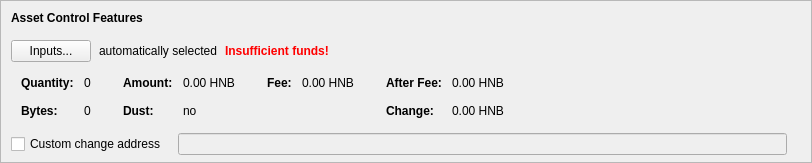
      <widget class="QFrame" name="frameAssetControl">
       <property name="sizePolicy">
        <sizepolicy hsizetype="Expanding" vsizetype="Fixed">
         <horstretch>0</horstretch>
         <verstretch>0</verstretch>
        </sizepolicy>
       </property>
       <property name="maximumSize">
        <size>
         <width>16777215</width>
         <height>16777215</height>
        </size>
       </property>
       <property name="frameShape">
        <enum>QFrame::StyledPanel</enum>
       </property>
       <property name="frameShadow">
        <enum>QFrame::Sunken</enum>
       </property>
       <layout class="QVBoxLayout" name="verticalLayoutAssetControl2">
        <property name="spacing">
         <number>0</number>
        </property>
        <property name="leftMargin">
         <number>0</number>
        </property>
        <property name="topMargin">
         <number>0</number>
        </property>
        <property name="rightMargin">
         <number>0</number>
        </property>
        <property name="bottomMargin">
         <number>6</number>
        </property>
        <item>
         <layout class="QVBoxLayout" name="verticalLayoutAssetControl" stretch="0,0,0,0,1">
          <property name="spacing">
           <number>0</number>
          </property>
          <property name="leftMargin">
           <number>10</number>
          </property>
          <property name="topMargin">
           <number>10</number>
          </property>
          <item>
           <layout class="QHBoxLayout" name="horizontalLayoutAssetControl1">
            <property name="bottomMargin">
             <number>15</number>
            </property>
            <item>
             <widget class="QLabel" name="labelAssetControlFeatures">
              <property name="sizePolicy">
               <sizepolicy hsizetype="Preferred" vsizetype="Maximum">
                <horstretch>0</horstretch>
                <verstretch>0</verstretch>
               </sizepolicy>
              </property>
              <property name="font">
               <font>
                <weight>75</weight>
                <bold>true</bold>
               </font>
              </property>
              <property name="styleSheet">
               <string notr="true">font-weight:bold;</string>
              </property>
              <property name="text">
               <string>Asset Control Features</string>
              </property>
             </widget>
            </item>
           </layout>
          </item>
          <item>
           <layout class="QHBoxLayout" name="horizontalLayoutAssetControl2" stretch="0,0,0,0">
            <property name="spacing">
             <number>8</number>
            </property>
            <property name="bottomMargin">
             <number>10</number>
            </property>
            <item>
             <widget class="QPushButton" name="pushButtonAssetControl">
              <property name="styleSheet">
               <string notr="true"/>
              </property>
              <property name="text">
               <string>Inputs...</string>
              </property>
              <property name="autoDefault">
               <bool>false</bool>
              </property>
             </widget>
            </item>
            <item>
             <widget class="QLabel" name="labelAssetControlAutomaticallySelected">
              <property name="text">
               <string>automatically selected</string>
              </property>
              <property name="margin">
               <number>5</number>
              </property>
             </widget>
            </item>
            <item>
             <widget class="QLabel" name="labelAssetControlInsuffFunds">
              <property name="font">
               <font>
                <weight>75</weight>
                <bold>true</bold>
               </font>
              </property>
              <property name="styleSheet">
               <string notr="true">color:red;font-weight:bold;</string>
              </property>
              <property name="text">
               <string>Insufficient funds!</string>
              </property>
              <property name="margin">
               <number>5</number>
              </property>
             </widget>
            </item>
            <item>
             <spacer name="horizontalSpacerAssetControl">
              <property name="orientation">
               <enum>Qt::Horizontal</enum>
              </property>
              <property name="sizeHint" stdset="0">
               <size>
                <width>40</width>
                <height>1</height>
               </size>
              </property>
             </spacer>
            </item>
           </layout>
          </item>
          <item>
           <widget class="QWidget" name="widgetAssetControl" native="true">
            <property name="sizePolicy">
             <sizepolicy hsizetype="Preferred" vsizetype="Preferred">
              <horstretch>0</horstretch>
              <verstretch>0</verstretch>
             </sizepolicy>
            </property>
            <property name="minimumSize">
             <size>
              <width>0</width>
              <height>0</height>
             </size>
            </property>
            <property name="styleSheet">
             <string notr="true"/>
            </property>
            <layout class="QHBoxLayout" name="horizontalLayoutAssetControl5">
             <property name="leftMargin">
              <number>0</number>
             </property>
             <property name="topMargin">
              <number>0</number>
             </property>
             <property name="rightMargin">
              <number>0</number>
             </property>
             <property name="bottomMargin">
              <number>0</number>
             </property>
             <item>
              <layout class="QHBoxLayout" name="horizontalLayoutAssetControl3" stretch="0,0,0,1">
               <property name="spacing">
                <number>20</number>
               </property>
               <property name="topMargin">
                <number>0</number>
               </property>
               <property name="bottomMargin">
                <number>10</number>
               </property>
               <item>
                <layout class="QFormLayout" name="formLayoutAssetControl1">
                 <property name="horizontalSpacing">
                  <number>10</number>
                 </property>
                 <property name="verticalSpacing">
                  <number>14</number>
                 </property>
                 <property name="leftMargin">
                  <number>10</number>
                 </property>
                 <property name="topMargin">
                  <number>4</number>
                 </property>
                 <property name="rightMargin">
                  <number>6</number>
                 </property>
                 <item row="0" column="0">
                  <widget class="QLabel" name="labelAssetControlQuantityText">
                   <property name="font">
                    <font>
                     <weight>75</weight>
                     <bold>true</bold>
                    </font>
                   </property>
                   <property name="text">
                    <string>Quantity:</string>
                   </property>
                   <property name="margin">
                    <number>0</number>
                   </property>
                  </widget>
                 </item>
                 <item row="0" column="1">
                  <widget class="QLabel" name="labelAssetControlQuantity">
                   <property name="cursor">
                    <cursorShape>IBeamCursor</cursorShape>
                   </property>
                   <property name="contextMenuPolicy">
                    <enum>Qt::ActionsContextMenu</enum>
                   </property>
                   <property name="text">
                    <string notr="true">0</string>
                   </property>
                   <property name="margin">
                    <number>0</number>
                   </property>
                   <property name="textInteractionFlags">
                    <set>Qt::LinksAccessibleByMouse|Qt::TextSelectableByKeyboard|Qt::TextSelectableByMouse</set>
                   </property>
                  </widget>
                 </item>
                 <item row="1" column="0">
                  <widget class="QLabel" name="labelAssetControlBytesText">
                   <property name="font">
                    <font>
                     <weight>75</weight>
                     <bold>true</bold>
                    </font>
                   </property>
                   <property name="text">
                    <string>Bytes:</string>
                   </property>
                  </widget>
                 </item>
                 <item row="1" column="1">
                  <widget class="QLabel" name="labelAssetControlBytes">
                   <property name="cursor">
                    <cursorShape>IBeamCursor</cursorShape>
                   </property>
                   <property name="contextMenuPolicy">
                    <enum>Qt::ActionsContextMenu</enum>
                   </property>
                   <property name="text">
                    <string notr="true">0</string>
                   </property>
                   <property name="textInteractionFlags">
                    <set>Qt::LinksAccessibleByMouse|Qt::TextSelectableByKeyboard|Qt::TextSelectableByMouse</set>
                   </property>
                  </widget>
                 </item>
                </layout>
               </item>
               <item>
                <layout class="QFormLayout" name="formLayoutAssetControl2">
                 <property name="horizontalSpacing">
                  <number>10</number>
                 </property>
                 <property name="verticalSpacing">
                  <number>14</number>
                 </property>
                 <property name="leftMargin">
                  <number>6</number>
                 </property>
                 <property name="topMargin">
                  <number>4</number>
                 </property>
                 <property name="rightMargin">
                  <number>6</number>
                 </property>
                 <item row="0" column="0">
                  <widget class="QLabel" name="labelAssetControlAmountText">
                   <property name="font">
                    <font>
                     <weight>75</weight>
                     <bold>true</bold>
                    </font>
                   </property>
                   <property name="text">
                    <string>Amount:</string>
                   </property>
                   <property name="margin">
                    <number>0</number>
                   </property>
                  </widget>
                 </item>
                 <item row="0" column="1">
                  <widget class="QLabel" name="labelAssetControlAmount">
                   <property name="cursor">
                    <cursorShape>IBeamCursor</cursorShape>
                   </property>
                   <property name="contextMenuPolicy">
                    <enum>Qt::ActionsContextMenu</enum>
                   </property>
                   <property name="text">
                    <string notr="true">0.00 HNB</string>
                   </property>
                   <property name="textInteractionFlags">
                    <set>Qt::LinksAccessibleByMouse|Qt::TextSelectableByKeyboard|Qt::TextSelectableByMouse</set>
                   </property>
                  </widget>
                 </item>
                 <item row="1" column="0">
                  <widget class="QLabel" name="labelAssetControlLowOutputText">
                   <property name="font">
                    <font>
                     <weight>75</weight>
                     <bold>true</bold>
                    </font>
                   </property>
                   <property name="text">
                    <string>Dust:</string>
                   </property>
                  </widget>
                 </item>
                 <item row="1" column="1">
                  <widget class="QLabel" name="labelAssetControlLowOutput">
                   <property name="cursor">
                    <cursorShape>IBeamCursor</cursorShape>
                   </property>
                   <property name="contextMenuPolicy">
                    <enum>Qt::ActionsContextMenu</enum>
                   </property>
                   <property name="text">
                    <string notr="true">no</string>
                   </property>
                   <property name="textInteractionFlags">
                    <set>Qt::LinksAccessibleByMouse|Qt::TextSelectableByKeyboard|Qt::TextSelectableByMouse</set>
                   </property>
                  </widget>
                 </item>
                </layout>
               </item>
               <item>
                <layout class="QFormLayout" name="formLayoutAssetControl3">
                 <property name="horizontalSpacing">
                  <number>10</number>
                 </property>
                 <property name="verticalSpacing">
                  <number>14</number>
                 </property>
                 <property name="leftMargin">
                  <number>6</number>
                 </property>
                 <property name="topMargin">
                  <number>4</number>
                 </property>
                 <property name="rightMargin">
                  <number>6</number>
                 </property>
                 <item row="0" column="0">
                  <widget class="QLabel" name="labelAssetControlFeeText">
                   <property name="font">
                    <font>
                     <weight>75</weight>
                     <bold>true</bold>
                    </font>
                   </property>
                   <property name="text">
                    <string>Fee:</string>
                   </property>
                   <property name="margin">
                    <number>0</number>
                   </property>
                  </widget>
                 </item>
                 <item row="0" column="1">
                  <widget class="QLabel" name="labelAssetControlFee">
                   <property name="cursor">
                    <cursorShape>IBeamCursor</cursorShape>
                   </property>
                   <property name="contextMenuPolicy">
                    <enum>Qt::ActionsContextMenu</enum>
                   </property>
                   <property name="text">
                    <string notr="true">0.00 HNB</string>
                   </property>
                   <property name="textInteractionFlags">
                    <set>Qt::LinksAccessibleByMouse|Qt::TextSelectableByKeyboard|Qt::TextSelectableByMouse</set>
                   </property>
                  </widget>
                 </item>
                </layout>
               </item>
               <item>
                <layout class="QFormLayout" name="formLayoutAssetControl4">
                 <property name="horizontalSpacing">
                  <number>10</number>
                 </property>
                 <property name="verticalSpacing">
                  <number>14</number>
                 </property>
                 <property name="leftMargin">
                  <number>6</number>
                 </property>
                 <property name="topMargin">
                  <number>4</number>
                 </property>
                 <property name="rightMargin">
                  <number>6</number>
                 </property>
                 <item row="0" column="0">
                  <widget class="QLabel" name="labelAssetControlAfterFeeText">
                   <property name="font">
                    <font>
                     <weight>75</weight>
                     <bold>true</bold>
                    </font>
                   </property>
                   <property name="text">
                    <string>After Fee:</string>
                   </property>
                   <property name="margin">
                    <number>0</number>
                   </property>
                  </widget>
                 </item>
                 <item row="0" column="1">
                  <widget class="QLabel" name="labelAssetControlAfterFee">
                   <property name="cursor">
                    <cursorShape>IBeamCursor</cursorShape>
                   </property>
                   <property name="contextMenuPolicy">
                    <enum>Qt::ActionsContextMenu</enum>
                   </property>
                   <property name="text">
                    <string notr="true">0.00 HNB</string>
                   </property>
                   <property name="textInteractionFlags">
                    <set>Qt::LinksAccessibleByMouse|Qt::TextSelectableByKeyboard|Qt::TextSelectableByMouse</set>
                   </property>
                  </widget>
                 </item>
                 <item row="1" column="0">
                  <widget class="QLabel" name="labelAssetControlChangeText">
                   <property name="font">
                    <font>
                     <weight>75</weight>
                     <bold>true</bold>
                    </font>
                   </property>
                   <property name="text">
                    <string>Change:</string>
                   </property>
                  </widget>
                 </item>
                 <item row="1" column="1">
                  <widget class="QLabel" name="labelAssetControlChange">
                   <property name="cursor">
                    <cursorShape>IBeamCursor</cursorShape>
                   </property>
                   <property name="contextMenuPolicy">
                    <enum>Qt::ActionsContextMenu</enum>
                   </property>
                   <property name="text">
                    <string notr="true">0.00 HNB</string>
                   </property>
                   <property name="textInteractionFlags">
                    <set>Qt::LinksAccessibleByMouse|Qt::TextSelectableByKeyboard|Qt::TextSelectableByMouse</set>
                   </property>
                  </widget>
                 </item>
                </layout>
               </item>
              </layout>
             </item>
            </layout>
           </widget>
          </item>
          <item>
           <layout class="QHBoxLayout" name="horizontalLayoutAssetControl4" stretch="0,0,0">
            <property name="spacing">
             <number>12</number>
            </property>
            <property name="sizeConstraint">
             <enum>QLayout::SetDefaultConstraint</enum>
            </property>
            <property name="topMargin">
             <number>5</number>
            </property>
            <property name="rightMargin">
             <number>5</number>
            </property>
            <item>
             <widget class="QCheckBox" name="checkBoxAssetControlChange">
              <property name="toolTip">
               <string>If this is activated, but the change address is empty or invalid, change will be sent to a newly generated address.</string>
              </property>
              <property name="text">
               <string>Custom change address</string>
              </property>
             </widget>
            </item>
            <item>
             <widget class="QValidatedLineEdit" name="lineEditAssetControlChange">
              <property name="enabled">
               <bool>false</bool>
              </property>
              <property name="sizePolicy">
               <sizepolicy hsizetype="Expanding" vsizetype="Fixed">
                <horstretch>0</horstretch>
                <verstretch>0</verstretch>
               </sizepolicy>
              </property>
             </widget>
            </item>
            <item>
             <widget class="QLabel" name="labelAssetControlChangeLabel">
              <property name="sizePolicy">
               <sizepolicy hsizetype="Preferred" vsizetype="Expanding">
                <horstretch>0</horstretch>
                <verstretch>0</verstretch>
               </sizepolicy>
              </property>
              <property name="minimumSize">
               <size>
                <width>0</width>
                <height>0</height>
               </size>
              </property>
              <property name="text">
               <string/>
              </property>
              <property name="margin">
               <number>3</number>
              </property>
             </widget>
            </item>
           </layout>
          </item>
          <item>
           <spacer name="verticalSpacerAssetControl">
            <property name="orientation">
             <enum>Qt::Vertical</enum>
            </property>
            <property name="sizeHint" stdset="0">
             <size>
              <width>800</width>
              <height>1</height>
             </size>
            </property>
           </spacer>
          </item>
         </layout>
        </item>
       </layout>
      </widget>
